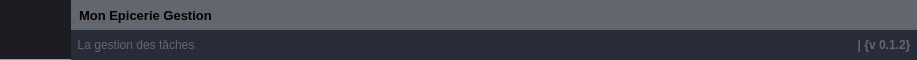
        <widget class="QFrame" name="frame_top">
         <property name="enabled">
          <bool>true</bool>
         </property>
         <property name="maximumSize">
          <size>
           <width>16777215</width>
           <height>60</height>
          </size>
         </property>
         <property name="styleSheet">
          <string notr="true">background-color: rgba(33, 37, 43, 150);
border:none;</string>
         </property>
         <property name="frameShape">
          <enum>QFrame::StyledPanel</enum>
         </property>
         <property name="frameShadow">
          <enum>QFrame::Plain</enum>
         </property>
         <layout class="QHBoxLayout" name="horizontalLayout_2" stretch="0,0">
          <property name="spacing">
           <number>0</number>
          </property>
          <property name="leftMargin">
           <number>0</number>
          </property>
          <property name="topMargin">
           <number>0</number>
          </property>
          <property name="rightMargin">
           <number>0</number>
          </property>
          <property name="bottomMargin">
           <number>0</number>
          </property>
          <item>
           <widget class="QPushButton" name="btn_welcome">
            <property name="minimumSize">
             <size>
              <width>71</width>
              <height>60</height>
             </size>
            </property>
            <property name="maximumSize">
             <size>
              <width>71</width>
              <height>60</height>
             </size>
            </property>
            <property name="styleSheet">
             <string notr="true">QPushButton {
	background-position: center;
    background-repeat: no-repeat;
	border: none;
	border-bottom: 1px solid  rgb(85, 170, 255);
	background-color: rgb(27, 29, 35);
}
QPushButton:hover {
	background-color: rgb(33, 37, 43);

}
QPushButton:pressed {	
	background-color: rgb(85, 170, 255);

}</string>
            </property>
            <property name="text">
             <string/>
            </property>
            <property name="icon">
             <iconset>
              <normaloff>assets/icons/home.png</normaloff>assets/icons/home.png</iconset>
            </property>
            <property name="iconSize">
             <size>
              <width>48</width>
              <height>48</height>
             </size>
            </property>
           </widget>
          </item>
          <item>
           <widget class="QFrame" name="frame_right">
            <property name="frameShape">
             <enum>QFrame::StyledPanel</enum>
            </property>
            <property name="frameShadow">
             <enum>QFrame::Raised</enum>
            </property>
            <layout class="QVBoxLayout" name="verticalLayout_2">
             <property name="spacing">
              <number>0</number>
             </property>
             <property name="leftMargin">
              <number>0</number>
             </property>
             <property name="topMargin">
              <number>0</number>
             </property>
             <property name="rightMargin">
              <number>0</number>
             </property>
             <property name="bottomMargin">
              <number>0</number>
             </property>
             <item>
              <widget class="QFrame" name="frame_label_top_btns">
               <property name="minimumSize">
                <size>
                 <width>846</width>
                 <height>30</height>
                </size>
               </property>
               <property name="maximumSize">
                <size>
                 <width>16777215</width>
                 <height>30</height>
                </size>
               </property>
               <property name="styleSheet">
                <string notr="true">background-color: rgb(98, 103, 111);</string>
               </property>
               <property name="frameShape">
                <enum>QFrame::NoFrame</enum>
               </property>
               <property name="frameShadow">
                <enum>QFrame::Raised</enum>
               </property>
               <layout class="QHBoxLayout" name="horizontalLayout_10">
                <property name="spacing">
                 <number>0</number>
                </property>
                <property name="sizeConstraint">
                 <enum>QLayout::SetDefaultConstraint</enum>
                </property>
                <property name="leftMargin">
                 <number>0</number>
                </property>
                <property name="topMargin">
                 <number>0</number>
                </property>
                <property name="rightMargin">
                 <number>0</number>
                </property>
                <property name="bottomMargin">
                 <number>0</number>
                </property>
                <item>
                 <widget class="QLabel" name="label_title_bar_top">
                  <property name="font">
                   <font>
                    <pointsize>10</pointsize>
                    <bold>true</bold>
                   </font>
                  </property>
                  <property name="styleSheet">
                   <string notr="true">background: transparent;
margin-left: 5px;</string>
                  </property>
                  <property name="text">
                   <string>Mon Epicerie Gestion</string>
                  </property>
                 </widget>
                </item>
                <item>
                 <widget class="QFrame" name="frame_btns">
                  <property name="minimumSize">
                   <size>
                    <width>0</width>
                    <height>0</height>
                   </size>
                  </property>
                  <property name="maximumSize">
                   <size>
                    <width>120</width>
                    <height>16777215</height>
                   </size>
                  </property>
                  <property name="styleSheet">
                   <string notr="true">background: transparent;
</string>
                  </property>
                  <property name="frameShape">
                   <enum>QFrame::StyledPanel</enum>
                  </property>
                  <property name="frameShadow">
                   <enum>QFrame::Raised</enum>
                  </property>
                  <layout class="QHBoxLayout" name="horizontalLayout">
                   <property name="spacing">
                    <number>0</number>
                   </property>
                   <property name="leftMargin">
                    <number>0</number>
                   </property>
                   <property name="topMargin">
                    <number>0</number>
                   </property>
                   <property name="rightMargin">
                    <number>0</number>
                   </property>
                   <property name="bottomMargin">
                    <number>0</number>
                   </property>
                   <item>
                    <widget class="QPushButton" name="btn_minimize">
                     <property name="minimumSize">
                      <size>
                       <width>40</width>
                       <height>30</height>
                      </size>
                     </property>
                     <property name="styleSheet">
                      <string notr="true">QPushButton {	
	border: none;
	background-color: transparent;
}
QPushButton:hover {
	background-color: rgb(44, 49, 60)
}
QPushButton:pressed {	
	background-color: rgb(85, 170, 255);
}</string>
                     </property>
                     <property name="text">
                      <string/>
                     </property>
                     <property name="icon">
                      <iconset>
                       <normaloff>assets/icons/cil-minus.png</normaloff>assets/icons/cil-minus.png</iconset>
                     </property>
                     <property name="iconSize">
                      <size>
                       <width>16</width>
                       <height>16</height>
                      </size>
                     </property>
                    </widget>
                   </item>
                   <item>
                    <widget class="QPushButton" name="btn_maximize">
                     <property name="minimumSize">
                      <size>
                       <width>40</width>
                       <height>30</height>
                      </size>
                     </property>
                     <property name="styleSheet">
                      <string notr="true">QPushButton {	
	border: none;
	background-color: transparent;
}
QPushButton:hover {
	background-color: rgb(44, 49, 60)
}
QPushButton:pressed {	
	background-color: rgb(85, 170, 255);
}</string>
                     </property>
                     <property name="text">
                      <string/>
                     </property>
                     <property name="icon">
                      <iconset>
                       <normaloff>assets/icons/cil-window-maximize.png</normaloff>assets/icons/cil-window-maximize.png</iconset>
                     </property>
                    </widget>
                   </item>
                   <item>
                    <widget class="QPushButton" name="btn_close">
                     <property name="minimumSize">
                      <size>
                       <width>40</width>
                       <height>30</height>
                      </size>
                     </property>
                     <property name="styleSheet">
                      <string notr="true">QPushButton {	
	border: none;
	background-color: transparent;
}
QPushButton:hover {
	background-color: rgb(44, 49, 60)
}
QPushButton:pressed {	
	background-color: rgb(85, 170, 255);
}</string>
                     </property>
                     <property name="text">
                      <string/>
                     </property>
                     <property name="icon">
                      <iconset>
                       <normaloff>assets/icons/cil-x.png</normaloff>assets/icons/cil-x.png</iconset>
                     </property>
                    </widget>
                   </item>
                  </layout>
                 </widget>
                </item>
               </layout>
              </widget>
             </item>
             <item>
              <widget class="QFrame" name="frame_2">
               <property name="styleSheet">
                <string notr="true">background-color: rgb(39, 44, 54);</string>
               </property>
               <property name="frameShape">
                <enum>QFrame::StyledPanel</enum>
               </property>
               <property name="frameShadow">
                <enum>QFrame::Raised</enum>
               </property>
               <layout class="QHBoxLayout" name="horizontalLayout_7" stretch="0,0">
                <property name="spacing">
                 <number>0</number>
                </property>
                <property name="leftMargin">
                 <number>0</number>
                </property>
                <property name="topMargin">
                 <number>0</number>
                </property>
                <property name="rightMargin">
                 <number>0</number>
                </property>
                <property name="bottomMargin">
                 <number>0</number>
                </property>
                <item>
                 <widget class="QLabel" name="label_top_info_1">
                  <property name="font">
                   <font/>
                  </property>
                  <property name="styleSheet">
                   <string notr="true">color: rgb(98, 103, 111);</string>
                  </property>
                  <property name="text">
                   <string>  La gestion des tâches</string>
                  </property>
                 </widget>
                </item>
                <item>
                 <widget class="QLabel" name="label_top_info_2">
                  <property name="minimumSize">
                   <size>
                    <width>0</width>
                    <height>0</height>
                   </size>
                  </property>
                  <property name="maximumSize">
                   <size>
                    <width>250</width>
                    <height>16777215</height>
                   </size>
                  </property>
                  <property name="font">
                   <font>
                    <bold>true</bold>
                   </font>
                  </property>
                  <property name="styleSheet">
                   <string notr="true">color: rgb(98, 103, 111);</string>
                  </property>
                  <property name="text">
                   <string>| {v 0.1.2}  </string>
                  </property>
                  <property name="alignment">
                   <set>Qt::AlignRight|Qt::AlignTrailing|Qt::AlignVCenter</set>
                  </property>
                 </widget>
                </item>
               </layout>
              </widget>
             </item>
            </layout>
           </widget>
          </item>
         </layout>
        </widget>
